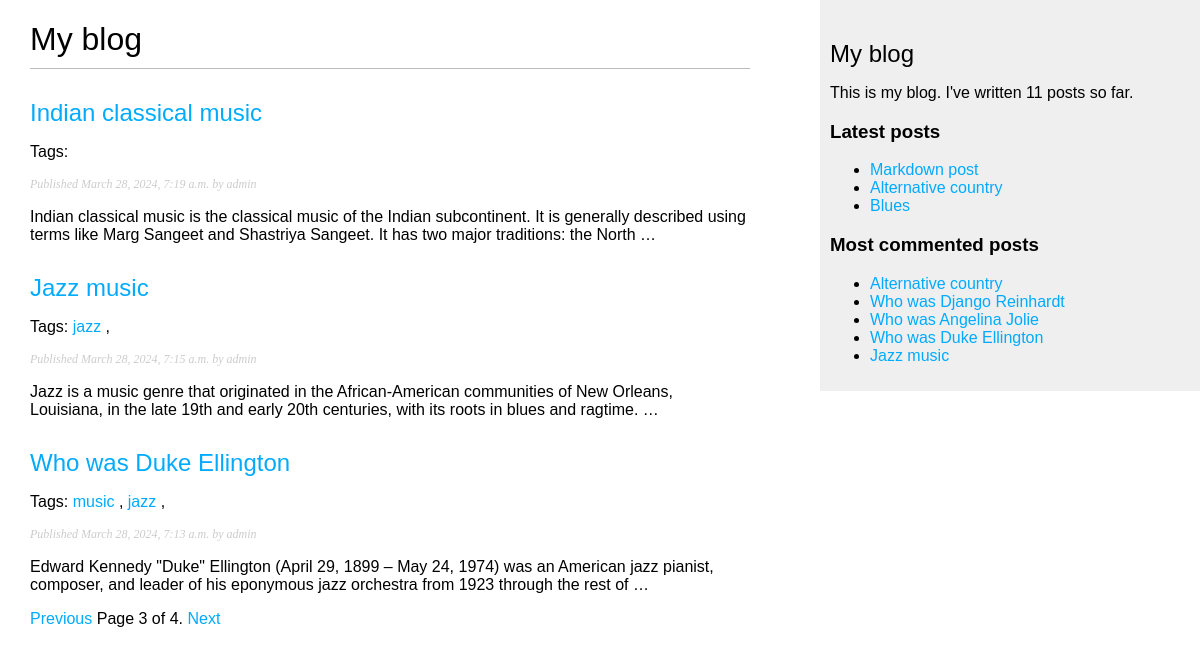
Page /blog/?page=3 on the committed database.
### blog/models.py (models this page shows, shortened)
class Post(models.Model):
    class Status(models.TextChoices):
        DRAFT = 'DF', 'Draft'
        PUBLISHED = 'PB', 'Published'
    title = models.CharField(max_length=250)
    slug = models.SlugField(max_length=250, unique_for_date='publish')
    author = models.ForeignKey(User, on_delete=models.CASCADE, related_name='blog_posts')
    body = models.TextField()
    publish = models.DateTimeField(default=timezone.now)
    created = models.DateTimeField(auto_now_add=True)
    updated = models.DateTimeField(auto_now=True)
    status = models.CharField(max_length=2, choices=Status.choices, default=Status.DRAFT)
    objects = models.Manager()
    published = PublishedManager()
    tags = TaggableManager()
    class Meta:
        ordering = ['-publish']
        indexes = [
            models.Index(fields=['-publish']),
        ]
    def get_absolute_url(self):
        return reverse(viewname='blog:post_detail',
                       args=[
                           self.publish.year,
                           self.publish.month,
                           self.publish.day,
                           self.slug
                       ])

### blog/views.py (the view)
# urls.py: path('', views.post_list, name='post_list'),
def post_list(request, tag_slug=None):
    post_list = Post.published.all()
    tag = None
    if tag_slug:
        tag = get_object_or_404(Tag, slug=tag_slug)
        post_list = post_list.filter(tags__in=[tag])
    paginator = Paginator(post_list, per_page=3)
    page_number = request.GET.get('page', 1)
    try:
        posts = paginator.page(page_number)
    except PageNotAnInteger:
        posts = paginator.page(1)
    except EmptyPage:
        posts = paginator.page(paginator.num_pages)
    context = {
        'posts': posts,
        'tag': tag
    }
    return render(
        request=request,
        template_name='blog/post/list.html',
        context=context
    )

### blog/models.py (called while the page is built)
    def get_queryset(self):
        return super().get_queryset().filter(status=Post.Status.PUBLISHED)

### blog/templatetags/blog_tags.py (called while the page is built)
@register.simple_tag
def total_posts():
    return Post.published.count()

@register.inclusion_tag('blog/post/latest_posts.html')
def show_latest_posts(count=5):
    latest_posts = Post.published.order_by('-publish')[:count]
    return {'latest_posts': latest_posts}

@register.simple_tag
def get_most_commented_posts(count=5):
    return Post.published.annotate(total_comments=Count('comments')).order_by('-total_comments')[:count]

@register.filter(name='markdown')
def markdown_format(text):
    return mark_safe((markdown.markdown(text)))

### blog/templates/blog/post/list.html (shortened to what this page needs)
{% extends 'blog/base.html' %}
{% load blog_tags %}
{% block content %}
<h1>My blog</h1>
{% for post in posts %}
<h2>
    <a href="{{ post.get_absolute_url }}">
        {{ post.title }}
    </a>
</h2>
<p class="tags">
    Tags:
    {% for tag in post.tags.all %}
    <a href="{% url 'blog:post_list_by_tag' tag.slug %}">
        {{ tag.name }}
    </a>
    {% if not foorlop.last %}, {% endif %}
    {% endfor %}
</p>
<p class="date">
    Published {{ post.publish }} by {{ post.author }}
</p>
{{ post.body|markdown|truncatewords_html:30 }}
{% endfor %}
{% include 'inclutions/paginator.html' with page=posts %}
{% endblock %}

### blog/templates/blog/base.html (shortened to what this page needs)
{% load blog_tags %}
{% load static %}
<!DOCTYPE html>
<html lang="en">
<head>
    <link rel="stylesheet" href="{% static 'css/blog.css' %}">
</head>
<body>
    <div id="content">
        {% block content %}{% endblock %}
    </div>
    <div id="sidebar">
        <h2>My blog</h2>
        <p>
            This is my blog.
            I've written {% total_posts %} posts so far.
        </p>
        <h3>Latest posts</h3>
        {% show_latest_posts 3 %}
        <h3>Most commented posts</h3>
        {% get_most_commented_posts as most_commented_posts %}
        <ul>
            {% for post in most_commented_posts %}
            <li>
                <a href="{{ post.get_absolute_url }}">{{ post.title }}</a>
            </li>
            {% endfor %}
        </ul>
    </div>
</body>
</html>

### blog/templates/blog/post/latest_posts.html
<ul>
    {% for post in latest_posts %}
    <li>
        <a href="{{ post.get_absolute_url }}">{{ post.title }}</a>
    </li>
    {% endfor %}
</ul>

### blog/static/css/blog.css (style rules this page uses)
body { margin:0; padding:0; font-family:helvetica, sans-serif; }
a { color:#00abff; text-decoration:none; }
h1 { font-weight:normal; border-bottom:1px solid #bbb; padding:0 0 10px 0; }
h2 { font-weight:normal; margin:30px 0 0; }
#content { float:left; width:60%; padding:0 0 0 30px; }
#sidebar { float:right; width:30%; padding:10px; background:#efefef; height:100%; }
p.date { color:#ccc; font-family: georgia, serif; font-size: 12px; font-style: italic; }

### rows in the picture
Post: title "Indian classical music", publish "March 28, 2024, 7:19 a.m.", author "admin", body "Indian classical music is the classical music of the Indian subcontinent. It is generally described using terms like Marg Sangeet and Shastriya Sangeet. It has two major traditions: the North …"
Post: title "Jazz music", publish "March 28, 2024, 7:15 a.m.", author "admin", body "Jazz is a music genre that originated in the African-American communities of New Orleans, Louisiana, in the late 19th and early 20th centuries, with its roots in blues and ragtime. …"
Tag: name "jazz"
Post: title "Who was Duke Ellington", publish "March 28, 2024, 7:13 a.m.", author "admin", body "Edward Kennedy \"Duke\" Ellington (April 29, 1899 – May 24, 1974) was an American jazz pianist, composer, and leader of his eponymous jazz orchestra from 1923 through the rest of …"
Tag: name "music"
Post: title "Markdown post"
Post: title "Alternative country"
Post: title "Blues"
Post: title "Who was Django Reinhardt"
Post: title "Who was Angelina Jolie"

### other values in the picture
{{ page.number }} "3"
{{ page.paginator.num_pages }} "4"
